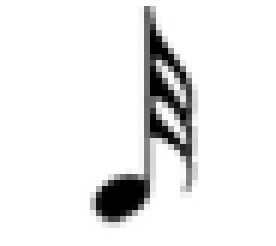
#> input picture detection/4.png, 46 x 41 px (shown 6 times larger)
$ jupyter execute cornerDetection.ipynb
#> lines starting #> are read from the running program, lines starting #| are printed output that depends on the picture; after the words box and inside, x2 and y2 are one past the last pixel; in counts of white or black regions, pixels touching at a corner belong together
[cell 1]
from skimage import img_as_float
import cv2
import numpy as np
from skimage.morphology import skeletonize, thin
from math import pi,atan

# if color is white => symbol , black => background
# another matrix => visited pixels

#attempt algorithm to find corner
#1.find suspected point as a begining of corner
#2.iterate from the right pixel
#3.if path from this pixel is longer than 4 and dominating direction is DOWN AND RIGHT and does not form a loop(closed path)
#  then this is a corner=> mark as visited
#4.repeat untill all white pixels are done

#return path length and top two dominating directions
def checkPathRightDown(y,x,visited,isCorner):
    #if valid path update visited and isCorner list
    w,h=visited.shape
    if(visited[y][x]):
        return
    nextX=x
    nextY=y
    path=[]
    path.append([nextX,nextY])
    count=0
    while(nextX+1 != w and nextY+1 != h):
        #check right pixel
        if(skeleton[nextY][nextX+1]):
            nextX=nextX+1
            path.append([nextX,nextY])
            #count+=1
        #check right down
        elif(skeleton[nextY+1][nextX+1]):
            nextX=nextX+1
            nextY=nextY+1
            path.append([nextX,nextY])
            count+=1
        #check down
        elif(skeleton[nextY+1][nextX]):
            nextY=nextY+1
            path.append([nextX,nextY])
        #if none exit loop
        else:
            break
    if(len(path)>5):
        isCorner.append([x,y])
        for i in path:
            pX=i[0]
            pY=i[1]
            visited[pY][pX]=1

def findVinverted(skeleton):
    w,h=skeleton.shape
    visited = np.zeros((w,h))
    isCorner=[]
    index=0
    pixelIndices = np.where(skeleton==1)
    pixelCount =len(pixelIndices[0])
    for i in range(pixelCount):
        y = pixelIndices[0][i]
        x = pixelIndices[1][i]
        #check if in white pixel is on borders
        if(x+1 == w or y+1 == h or x== 0 or y==0):
            continue
        downR=skeleton[y+1][x+1]
        down=skeleton[y+1][x]
        right=skeleton[y][x+1]
        downL=skeleton[y+1][x-1]
        if (downR and downL):
            checkPathRightDown(y+1,x+1,visited,isCorner)
        elif (downR and down):
            checkPathRightDown(y+1,x+1,visited,isCorner)
        elif (right and downL):
            checkPathRightDown(y,x+1,visited,isCorner)
        elif (right and down):
            checkPathRightDown(y,x+1,visited,isCorner)
    return len(isCorner),visited

[cell 2]
# if color is white => symbol , black => background
# another matrix => visited pixels

#attempt algorithm to find corner
#1.find suspected point as a begining of corner
#2.iterate from the right pixel
#3.if path from this pixel is longer than 4 and dominating direction is Up AND RIGHT and does not form a loop(closed path)
#  then this is a corner=> mark as visited
#4.repeat untill all white pixels are done

#return path length and top two dominating directions
def checkPathRightUp(y,x,visited,isCorner):
    #if valid path update visited and isCorner list
    w,h=visited.shape
    if(visited[y][x]):
        return
    nextX=x
    nextY=y
    path=[]
    path.append([nextX,nextY])
    count=0
    while(nextX+1 != w and nextY != 0):
        #check right pixel
        if(skeleton[nextY][nextX+1]):
            nextX=nextX+1
            path.append([nextX,nextY])
           # count+=1
        #check right up
        elif(skeleton[nextY-1][nextX+1]):
            nextX=nextX+1
            nextY=nextY-1
            path.append([nextX,nextY])
            count+=1
        #check up
        elif(skeleton[nextY-1][nextX]):
            nextY=nextY-1
            path.append([nextX,nextY])
        #if none exit loop
        else:
            break
    if(len(path)>count and count >=4):
        isCorner.append([x,y])
        for i in path:
            pX=i[0]
            pY=i[1]
            visited[pY][pX]=1

def findV(skeleton):
    w,h=skeleton.shape
    visited = np.zeros((w,h))
    isCorner=[]
    index=0
    pixelIndices = np.where(skeleton==1)
    pixelCount =len(pixelIndices[0])
    for i in range(pixelCount):
        y = pixelIndices[0][i]
        x = pixelIndices[1][i]
        #check if in white pixel is on borders
        if(x+1 == w or y+1 == h or x== 0 or y==0):
            continue
        upR=skeleton[y-1][x+1]
        up=skeleton[y-1][x]
        right=skeleton[y][x+1]
        upL=skeleton[y-1][x-1]
        if (upR and upL):
            checkPathRightUp(y-1,x+1,visited,isCorner)
        elif (upR and up):
            checkPathRightUp(y-1,x+1,visited,isCorner)
        elif (right and upL):
            checkPathRightUp(y,x+1,visited,isCorner)
        elif (right and upL):
            checkPathRightUp(y,x+1,visited,isCorner)
    return len(isCorner),visited

[cell 3]
img = cv2.imread("4.png")
#> img is the input picture: shape (41, 46, 3); min 0, max 255, mean 234.6
gray = cv2.cvtColor(img,cv2.COLOR_BGR2GRAY)

#naive binarization

gray =np.where(gray<185,0,255)
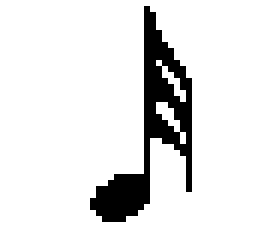
#> gray: shape (41, 46) int64 (shown 6 times larger); 90% white; 1 black region, box (x1, y1, x2, y2) and area: (15, 1, 32, 37) 188
gray=gray/255
gray=1-gray
#> gray: shape (41, 46) float64; values 0 (black) and 1 (white), 10% white; 1 white region, box (x1, y1, x2, y2) and area: (15, 1, 32, 37) 188

skeleton = thin(gray)
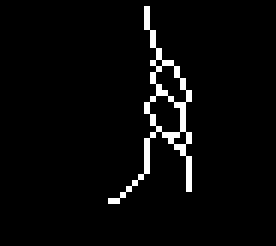
#> skeleton: shape (41, 46) bool (shown 6 times larger); 3.4% white in thin lines or dots, all inside (x1, y1, x2, y2) = (18, 1, 32, 34)
cv2.imwrite("skeleton.png",skeleton*255)

countVinv,vInv=findVinverted(skeleton)
#> in findVinverted, `pixelIndices = np.where(skeleton==1)`: pixelIndices = 65 positions, rows 1 to 33, columns 18 to 31
#> in findVinverted, `pixelCount =len(pixelIndices[0])`: pixelCount = 65
#> the loop in findVinverted, `for i in range(pixelCount):` made 65 passes
#> (y, x, downR, down, right, downL) on passes 1, 2, 3, 4, 5, 6, 7, 8, 10, 11, 12, 13: (1, 24, False, True, False, False), (2, 24, False, True, False, False), (3, 24, False, True, False, False), (4, 24, True, False, False, False), (5, 25, False, True, False, False), (6, 25, False, True, False, False), (7, 25, True, False, False, False), (8, 26, False, True, False, False), (10, 25, True, False, False, False), (10, 27, False, False, True, True), (10, 28, True, False, False, False), (11, 26, False, False, False, True)
#> (y, x, downR, down, right, downL) on passes 9, 19, 36, 40: (9, 26, True, False, False, True), (14, 26, True, True, False, False), (21, 26, True, False, False, True), (22, 28, False, True, True, False)
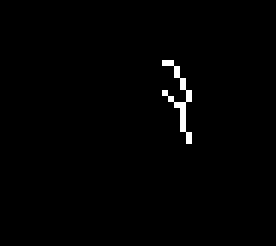
#> vInv: shape (41, 46) float64 (shown 6 times larger); values 0 (black) and 1 (white), 0.95% white in thin lines or dots, all inside (x1, y1, x2, y2) = (27, 10, 32, 24)
#> countVinv = 2
countV,v=findV(skeleton)
#> in findV, `pixelIndices = np.where(skeleton==1)`: pixelIndices = 65 positions, rows 1 to 33, columns 18 to 31
#> in findV, `pixelCount =len(pixelIndices[0])`: pixelCount = 65
#> the loop in findV, `for i in range(pixelCount):` made 65 passes
#> (y, x, upR, up, right, upL) on passes 11, 13, 28, 39, 44: (10, 27, False, False, True, True), (11, 26, True, False, False, True), (17, 29, False, False, True, True), (22, 27, False, False, True, True), (23, 28, True, True, False, True)
#> v: shape (41, 46) float64; every value is 0

cv2.imwrite("vInv.png",vInv*255)
cv2.imwrite("v.png",v*255)
print(countVinv,countV)
#| 2 0
